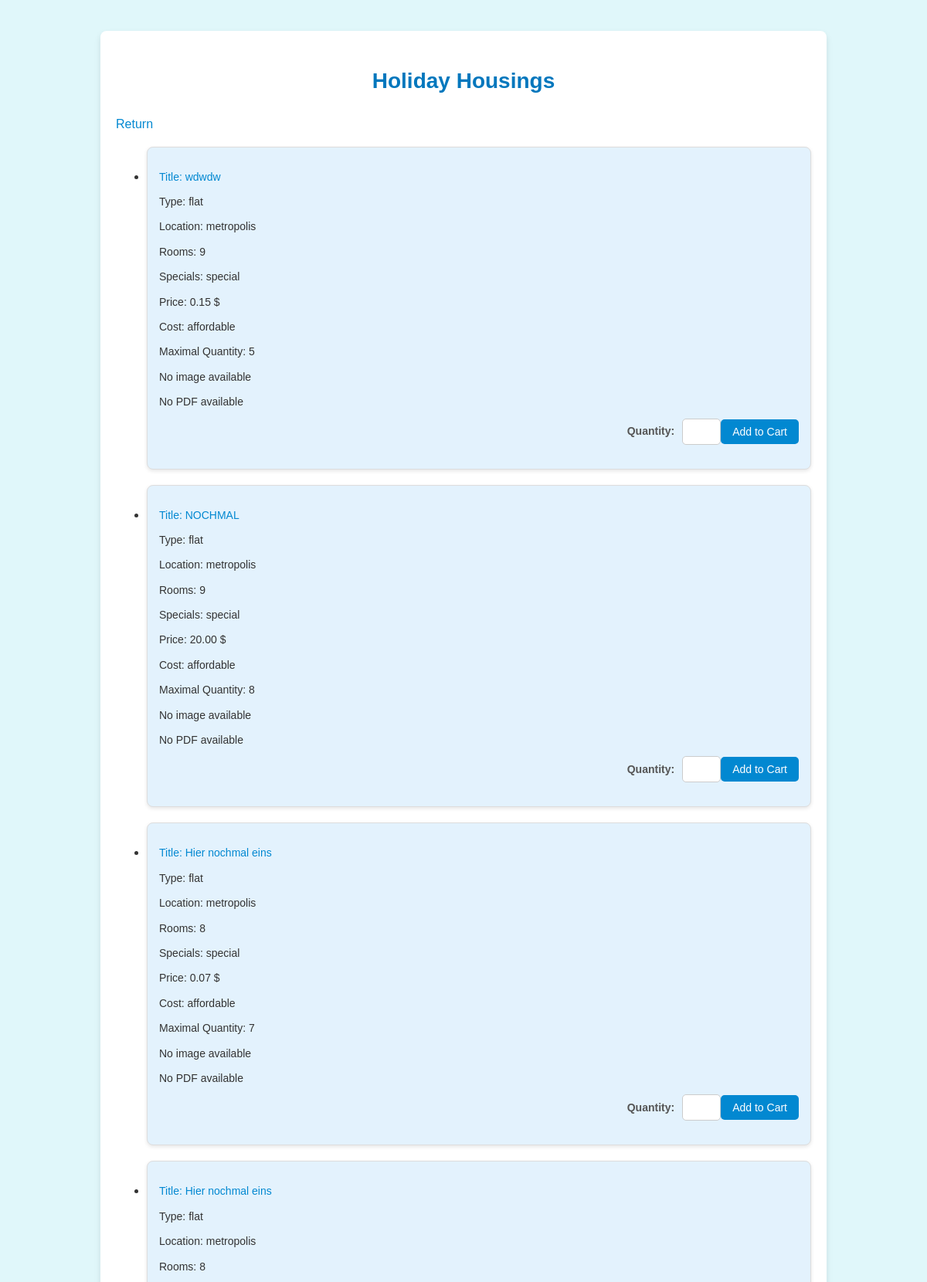
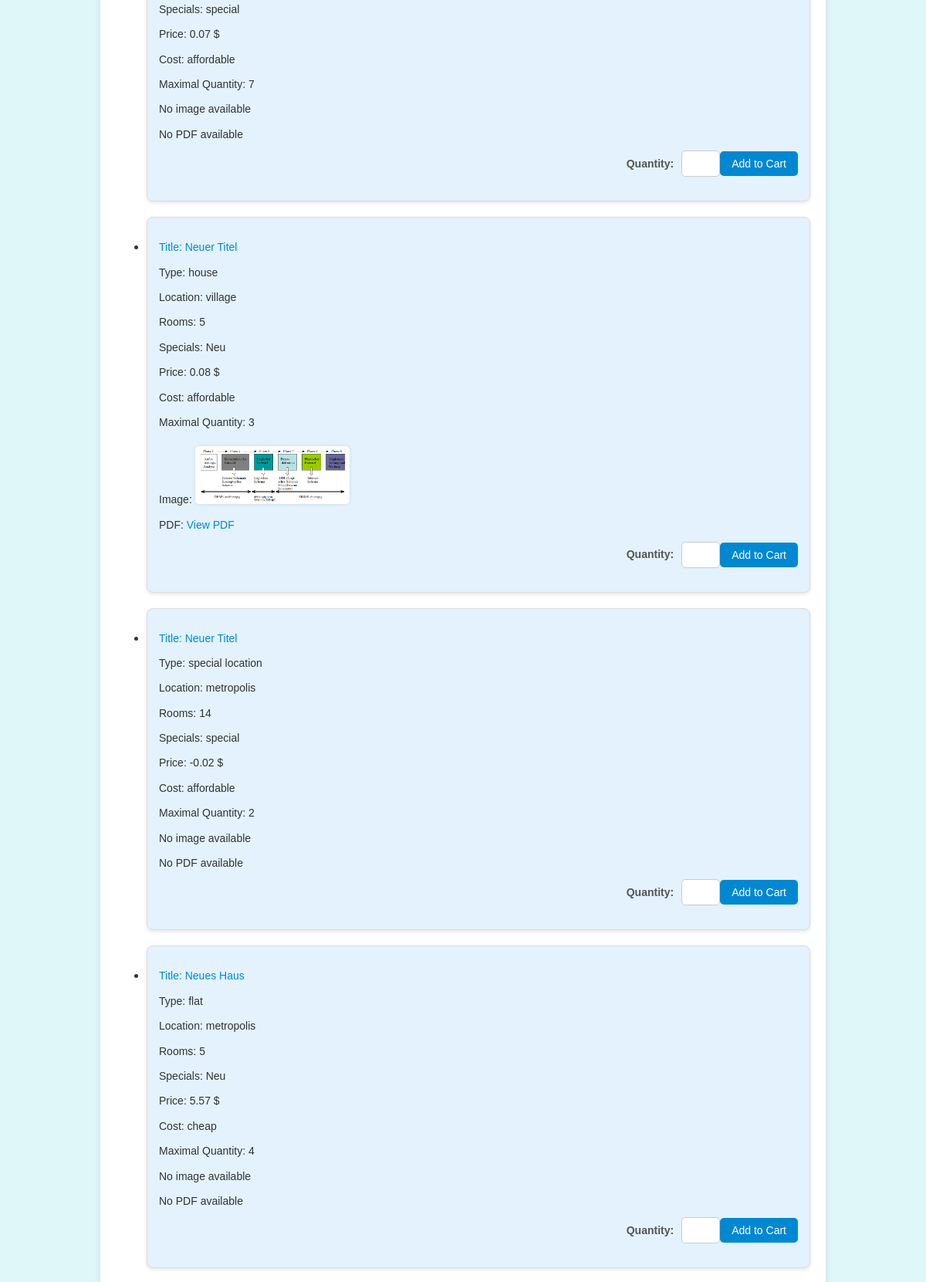
/housings/show/ (upper part), run on the app's committed database (2 pictures, top to bottom).
### HolidayHousings/models.py (models this page shows, shortened)
class HolidayHousing(models.Model):
    TYPE = [
        ('F', 'flat'),
        ('H', 'house'),
        ('S', 'special location')
    ]
    type = models.CharField(
        max_length=1,
        choices=TYPE
    )
    COSTS = [
        ('C', 'cheap'),
        ('A', 'affordable'),
        ('E', 'expensive'),
        ('L', 'luxury')
    ]
    costs = models.CharField(
        max_length=1,
        choices=COSTS
    )
    LOCATION = [
        ('M', 'metropolis'),
        ('V', 'village'),
        ('N', 'nature'),
        ('C', 'city')
    ]
    location = models.CharField(
        max_length=1,
        choices=LOCATION
    )
    title = models.CharField(max_length=50)
    image = models.ImageField(upload_to='housing_images/', null=True, blank=True)  # ImageField hinzugefügt
    rooms = models.IntegerField()
    price = models.DecimalField(max_digits=10, decimal_places=2)  # DecimalField für den Preis hinzugefügt
    max_quantity = models.PositiveIntegerField(default=1, help_text='Maximale Stückanzahl pro Bestellung')
    specials = models.CharField(max_length=50)
    image = models.ImageField(upload_to='holiday_housing_images/', blank=True, null=True)
    pdf_file = models.FileField(upload_to='holiday_housing_pdfs/', blank=True, null=True)
    myuser = models.ForeignKey(
        settings.AUTH_USER_MODEL,
        on_delete=models.CASCADE,
        related_name='holiday_housing_created_by',
        related_query_name='holiday_housing_created_by'
    )
    class Meta:
        ordering = ['costs', 'type', 'location']
        verbose_name = 'Holiday Housing'
        verbose_name_plural = 'Holiday Housings'

### HolidayHousings/views.py (the view)
# urls.py: path('show/', views.housing_list, name='housing-list'),
def housing_list(request):
    all_housings = HolidayHousing.objects.all()
    comments = Comment.objects.all()
    myuser = request.user
    context = {
        'all_housings': all_housings,
        'comments': comments,
        'has_add_permission': not myuser.is_anonymous and myuser.has_add_permission(),
        'has_edit_permission': not myuser.is_anonymous and myuser.has_edit_permission()
    }
    return render(request, 'housing-list.html', context)

### HolidayHousings/templates/housing-list.html (shortened to what this page needs)
{% block content %}
    <div class="container">
        <h2>Holiday Housings</h2>
        <p><a href="{% url 'home' %}">Return</a></p>
        {% if all_housings %}
            <ul>
                {% for housing in all_housings %}
                    <li class="housing-item">
                        <p><a href="{% url 'housing-detail' housing.id %}">Title: {{ housing.title }}</a></p>
                        <p>Type: {{ housing.get_type_display }}</p>
                        <p>Location: {{ housing.get_location_display }}</p>
                        <p>Rooms: {{ housing.rooms }}</p>
                        <p>Specials: {{ housing.specials }}</p>
                        <p>Price: {{ housing.price }} $</p>
                        <p>Cost: {{ housing.get_costs_display }}</p>
                        <p>Maximal Quantity: {{ housing.max_quantity }}</p>
                        {% if housing.image %}
                            <p>Image: <img src="{{ housing.image.url }}" alt="Housing Image" style="max-width: 200px;"></p>
                        {% else %}
                            <p>No image available</p>
                        {% endif %}
                        {% if housing.pdf_file %}
                            <p>PDF: <a href="{{ housing.pdf_file.url }}" target="_blank">View PDF</a></p>
                        {% else %}
                            <p>No PDF available</p>
                        {% endif %}
                        <form method="post" action="{% url 'add_to_cart' housing.id %}">
                            <label for="quantity">Quantity:</label>
                            <input type="number" id="quantity" name="quantity" min="1" max="{{ housing.max_quantity }}" required>
                            <button type="submit">Add to Cart</button>
                        </form>
                    </li>
                {% endfor %}
            </ul>
        {% else %}
            <p>No housings yet</p>
        {% endif %}
    </div>
{% endblock %}

### HolidayHousings/templates/housing-list.html (style rules this page uses)
.container { max-width: 900px; margin: 40px auto; padding: 20px; background-color: #fff; border-radius: 8px; box-shadow: 0 4px 8px rgba(0, 0, 0, 0.1); }
h2 { color: #0277bd; margin-bottom: 20px; text-align: center; font-size: 28px; }
a { color: #0288d1; text-decoration: none; }
.housing-item { border: 1px solid #ddd; background-color: #e3f2fd; margin-bottom: 20px; padding: 15px; border-radius: 8px; box-shadow: 0 2px 5px rgba(0, 0, 0, 0.1); transition: transform 0.2s; }
.housing-item p { margin: 10px 0; font-size: 14px; }
.housing-item img { max-width: 150px; height: auto; margin-top: 10px; border-radius: 5px; box-shadow: 0 0 5px rgba(0, 0, 0, 0.1); }
.housing-item form { margin-top: 10px; display: flex; align-items: center; justify-content: flex-end; }
.housing-item form label { margin-right: 10px; font-weight: bold; color: #555; font-size: 14px; }
.housing-item form input[type="number"] { width: 50px; padding: 8px; border: 1px solid #ccc; border-radius: 5px; font-size: 14px; }
.housing-item form button { padding: 8px 15px; background-color: #0288d1; color: #fff; border: none; border-radius: 5px; cursor: pointer; font-size: 14px; transition: background-color 0.3s ease; }

### data on the page
HolidayHousing: title "wdwdw", type "flat", location "metropolis", rooms "9", specials "special", price "0.15", costs "affordable", max_quantity "5", image "No image available", pdf_file "No PDF available"
HolidayHousing: title "NOCHMAL", type "flat", location "metropolis", rooms "9", specials "special", price "20.00", costs "affordable", max_quantity "8", image "No image available", pdf_file "No PDF available"
HolidayHousing: title "Hier nochmal eins", type "flat", location "metropolis", rooms "8", specials "special", price "0.07", costs "affordable", max_quantity "7", image "No image available", pdf_file "No PDF available"
HolidayHousing: title "Hier nochmal eins", type "flat", location "metropolis", rooms "8", specials "special", price "0.07", costs "affordable", max_quantity "7", image "No image available", pdf_file "No PDF available"
HolidayHousing: title "Neuer Titel", type "house", location "village", rooms "5", specials "Neu", price "0.08", costs "affordable", max_quantity "3", image (picture)
HolidayHousing: title "Neuer Titel", type "special location", location "metropolis", rooms "14", specials "special", price "-0.02", costs "affordable", max_quantity "2", image "No image available", pdf_file "No PDF available"
HolidayHousing: title "Neues Haus", type "flat", location "metropolis", rooms "5", specials "Neu", price "5.57", costs "cheap", max_quantity "4", image "No image available", shows "No PDF available"
